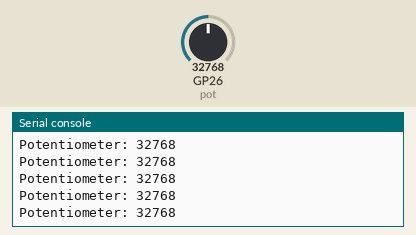
Recording of a program running on a simulated Raspberry Pi Pico running MicroPython. Shown: the last lines printed to the serial console. The test bench sets the inputs (shaded band); at power-on: GP26 (pot) = 32768 (analog values on the 0–65535 scale).

Above: at 1.2 s.
1.3 s: GP26 (pot) set to 45874
At 1.56 s:
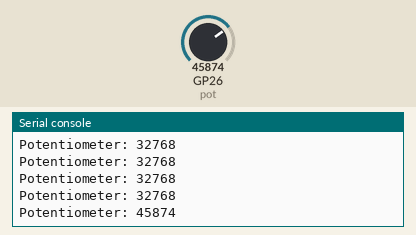
2.8 s: GP26 (pot) set to 57670
At 2.96 s:
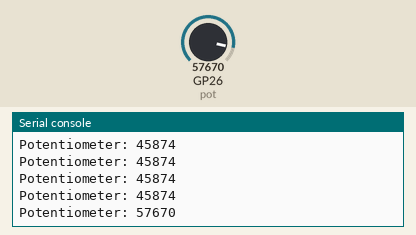
Timing chart, 0 to 5.8 s (numbered marks = the images above; inputs shaded):
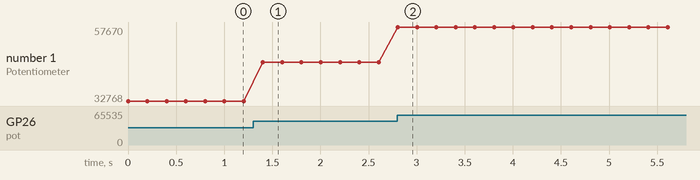

The program:

main.py
```python
from machine import ADC, Pin
import time

pot = ADC(Pin(26))

while True:
    print("Potentiometer:", pot.read_u16())
    time.sleep(0.2)
```

Measured:
- after the input at 1.3 s, the serial console: prints a new line after 0.10 s (image 1)
- after the input at 2.8 s, the serial console: prints a new line at once (image 2)
- plotted number 1: 32768 → 45874 after the input at 1.3 s, 45874 → 57670 after the input at 2.8 s
